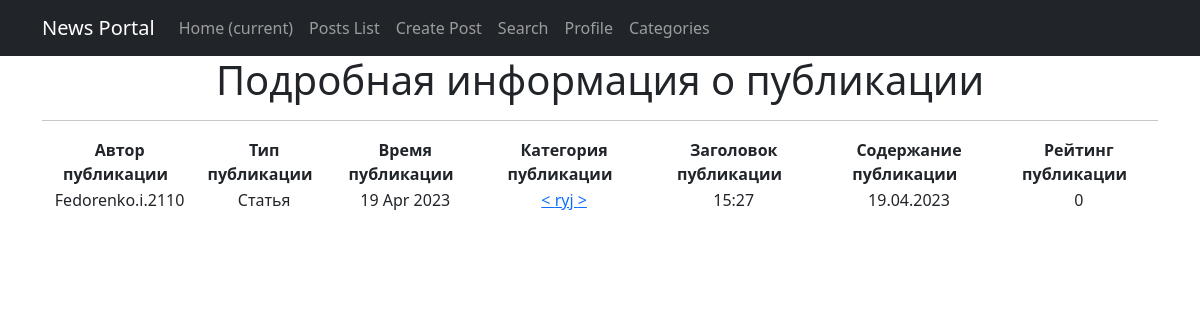
Screenshot of /posts/8/ with the database file from the repository.
### news/models.py (models this page shows, shortened)
class Post(models.Model):
    article = 'AR'
    news = 'NW'
    kind = [
        (article, 'Статья'),
        (news, 'Новость')
    ]
    author = models.ForeignKey(Author, on_delete=models.CASCADE)
    view = models.CharField(max_length=2, choices=kind, default=article)
    time_of_creation = models.DateTimeField(auto_now_add=True)
    post_category = models.ForeignKey(Category, on_delete=models.CASCADE, verbose_name='Категория(category)')
    title = models.CharField(max_length=128)
    text = models.TextField()
    post_rating = models.IntegerField(default=0)
    class Meta:
        verbose_name = 'Публикация'
        verbose_name_plural = 'Публикации'

class Author(models.Model):
    author_user = models.OneToOneField(User, on_delete=models.CASCADE)
    author_rating = models.IntegerField(default=0)
    class Meta:
        verbose_name = 'Автор'
        verbose_name_plural = 'Авторы'
    def __str__(self):
        return f'{self.author_user}'

class Category(models.Model):
    name = models.CharField(max_length=64, unique=True)
    subscribers = models.ManyToManyField(User, through='CategorySubscribers')
    class Meta:
        verbose_name = 'Категория'
        verbose_name_plural = 'Категории'
    def __str__(self):
        return f'{self.name}'

### news/views.py (the view)
# urls.py: path('<int:pk>/', PostDetailView.as_view(), name='post_detail'),
class PostDetailView(DetailView):
    template_name = 'news/post_detail.html'
    queryset = Post.objects.all()

### news/templatetags/custom_filters.py (called while the page is built)
@register.filter(name='censor')
def censor(value):
    censor_list = ['мат']
    text = value.split()
    for word in text:
        if word.lower() in censor_list:
            value = value.replace(word, '[CENSORED]')
    return value

### templates/news/post_detail.html (shortened to what this page needs)
{% extends 'default.html' %}
{% load custom_filters %}
{% block content %}
<h1>Подробная информация о публикации</h1>
  <hr>
<table>
    <thead>
        <th>
            <b>Автор публикации &nbsp </b>
        </th>
        <th>
            <b>Тип публикации &nbsp </b>
        </th>
        <th>
            <b>Время публикации &nbsp </b>
        </th>
        <th>
            <b>Категория публикации &nbsp </b>
        </th>
        <th>
            <b>Заголовок публикации &nbsp </b>
        </th>
        <th>
            <b>Содержание публикации &nbsp </b>
        </th>
        <th>
            <b>Рейтинг публикации &nbsp </b>
        </th>
    </thead>
    <tr>
        <td>
            {{ post.author }}
        </td>
        <td>
            {{ post.get_view_display}}
        </td>
        <td>
            {{ post.time_of_creation|date:'d M Y' }}
        </td>
        <td>
            <a href="{% url 'category_subscription' post.post_category.id %}"> < {{ post.post_category }} > </a>
        </td>
        <td>
            {{ post.title }}
        </td>
        <td>
            {{ post.text|truncatechars:50|censor  }}
        </td>
        <td>
            {{ post.post_rating }}
        </td>
    </tr>
</table>
<br>
{% endblock content %}

### rows the page displays
Post: author "Fedorenko.i.2110", view "Статья", time_of_creation "19 Apr 2023", post_category "ryj", title "15:27", text|censor "19.04.2023", post_rating "0"
